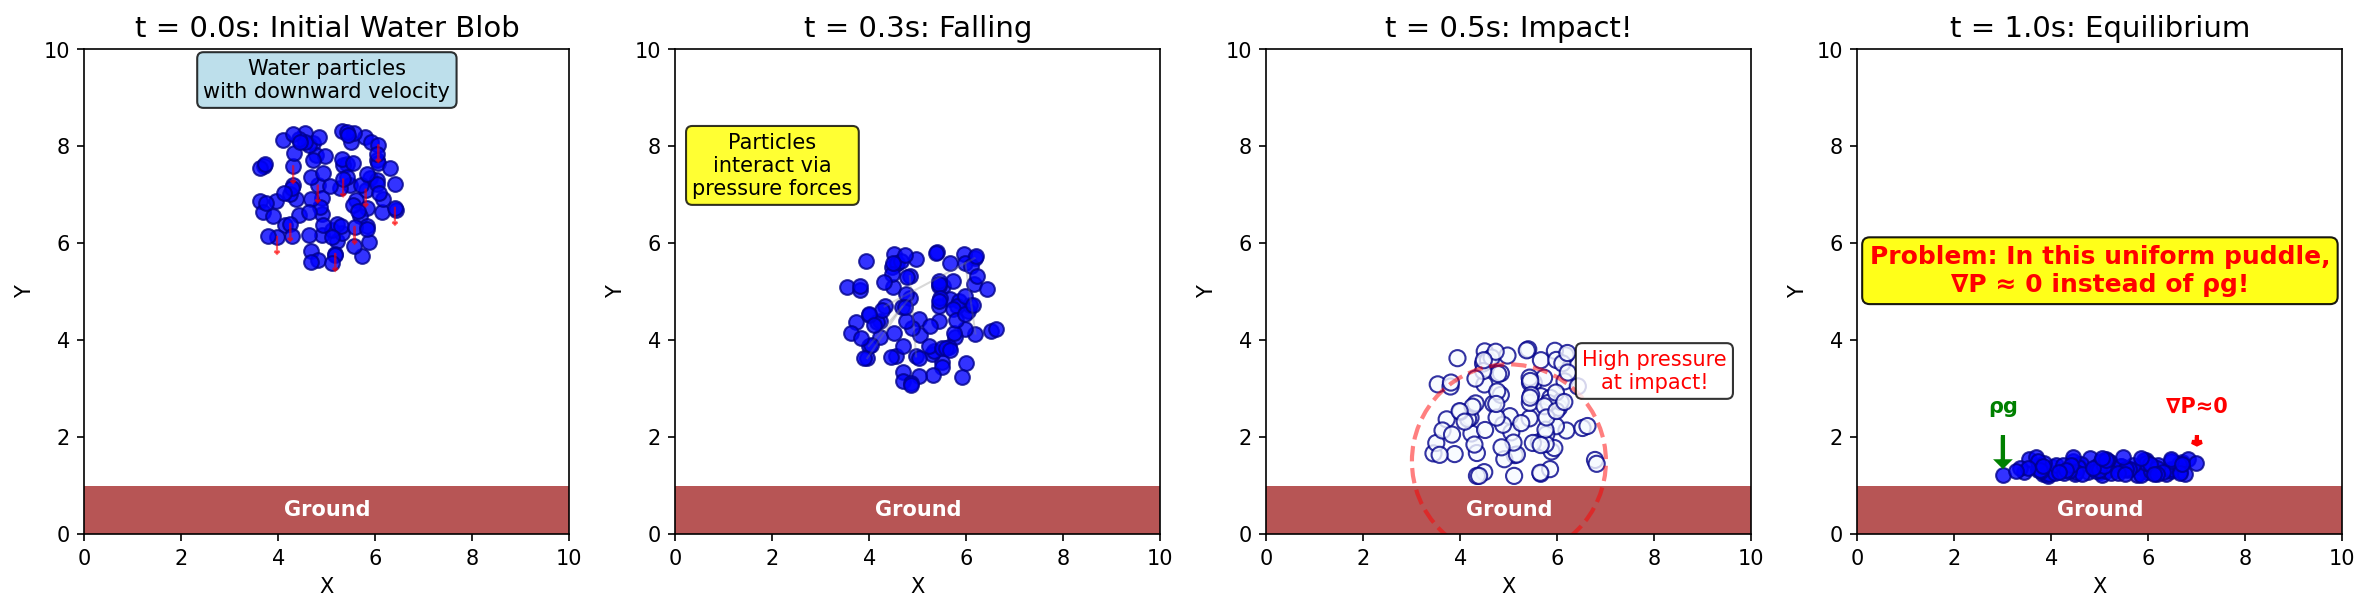

Python code for this plot:
"""Simple visualization of water falling in SPH."""

import numpy as np
import matplotlib.pyplot as plt
from matplotlib.patches import Circle, Rectangle


def create_water_fall_sequence():
    """Show water blob falling and splashing."""
    fig, axes = plt.subplots(1, 4, figsize=(16, 5))
    
    # Common settings
    for ax in axes:
        ax.set_xlim(0, 10)
        ax.set_ylim(0, 10)
        ax.set_aspect('equal')
        ax.set_xlabel('X')
        ax.set_ylabel('Y')
        
        # Draw ground
        ground = Rectangle((0, 0), 10, 1, facecolor='brown', alpha=0.8)
        ax.add_patch(ground)
        ax.text(5, 0.5, 'Ground', ha='center', va='center', color='white', fontweight='bold')
    
    # Time 1: Initial blob
    ax = axes[0]
    ax.set_title('t = 0.0s: Initial Water Blob', fontsize=14)
    
    # Draw water particles in circular blob
    np.random.seed(42)
    n_particles = 100
    center = [5, 7]
    radius = 1.5
    
    # Generate particles in circle
    angles = np.random.uniform(0, 2*np.pi, n_particles)
    radii = radius * np.sqrt(np.random.uniform(0, 1, n_particles))
    x = center[0] + radii * np.cos(angles)
    y = center[1] + radii * np.sin(angles)
    
    ax.scatter(x, y, c='blue', s=50, alpha=0.8, edgecolors='darkblue')
    
    # Add velocity arrows
    for i in range(0, n_particles, 10):
        ax.arrow(x[i], y[i], 0, -0.3, head_width=0.1, head_length=0.05,
                fc='red', ec='red', alpha=0.6)
    
    ax.text(5, 9, 'Water particles\nwith downward velocity', ha='center',
            bbox=dict(boxstyle='round', facecolor='lightblue', alpha=0.8))
    
    # Time 2: Falling
    ax = axes[1]
    ax.set_title('t = 0.3s: Falling', fontsize=14)
    
    # Particles have fallen and spread slightly
    y_fall = y - 2.5
    x_spread = x + np.random.normal(0, 0.2, n_particles)
    
    ax.scatter(x_spread, y_fall, c='blue', s=50, alpha=0.8, edgecolors='darkblue')
    
    # Show some particle interactions
    for i in range(5):
        j = i + 20
        if j < n_particles:
            ax.plot([x_spread[i], x_spread[j]], [y_fall[i], y_fall[j]], 
                   'gray', alpha=0.3, linewidth=1)
    
    ax.text(2, 7, 'Particles\ninteract via\npressure forces', ha='center',
            bbox=dict(boxstyle='round', facecolor='yellow', alpha=0.8))
    
    # Time 3: Impact
    ax = axes[2]
    ax.set_title('t = 0.5s: Impact!', fontsize=14)
    
    # Particles hit ground and spread
    y_impact = np.maximum(1.2, y_fall - 2)
    x_impact = x_spread + np.where(y_impact < 2, 
                                   np.random.normal(0, 1, n_particles), 
                                   0)
    
    # Color by speed
    speeds = np.sqrt((x_impact - x_spread)**2 + (y_impact - y_fall)**2)
    scatter = ax.scatter(x_impact, y_impact, c=speeds, s=60, 
                        cmap='Blues_r', alpha=0.8, edgecolors='darkblue',
                        vmin=0, vmax=2)
    
    # Show pressure waves
    circle1 = Circle([5, 1.5], 2, fill=False, edgecolor='red', 
                    linewidth=2, alpha=0.5, linestyle='--')
    ax.add_patch(circle1)
    
    ax.text(8, 3, 'High pressure\nat impact!', ha='center', color='red',
            bbox=dict(boxstyle='round', facecolor='white', alpha=0.8))
    
    # Time 4: Spread
    ax = axes[3]
    ax.set_title('t = 1.0s: Equilibrium', fontsize=14)
    
    # Particles have spread into puddle
    x_final = np.clip(x_impact + np.random.normal(0, 0.5, n_particles), 1, 9)
    y_final = np.ones_like(x_final) * 1.3 + np.random.uniform(-0.1, 0.3, n_particles)
    
    ax.scatter(x_final, y_final, c='blue', s=50, alpha=0.8, edgecolors='darkblue')
    
    # Show equilibrium issue
    ax.text(5, 5, 'Problem: In this uniform puddle,\n∇P ≈ 0 instead of ρg!', 
            ha='center', color='red', fontsize=12, fontweight='bold',
            bbox=dict(boxstyle='round', facecolor='yellow', alpha=0.9))
    
    # Add arrow showing gravity but no pressure gradient
    ax.arrow(3, 2, 0, -0.5, head_width=0.2, head_length=0.1,
            fc='green', ec='green', linewidth=2)
    ax.text(3, 2.5, 'ρg', ha='center', color='green', fontweight='bold')
    
    ax.arrow(7, 2, 0, -0.1, head_width=0.2, head_length=0.05,
            fc='red', ec='red', linewidth=2)
    ax.text(7, 2.5, '∇P≈0', ha='center', color='red', fontweight='bold')
    
    plt.tight_layout()
    return fig


def create_sph_algorithm_flow():
    """Show the SPH algorithm flow."""
    fig, ax = plt.subplots(figsize=(10, 8))
    ax.set_xlim(0, 10)
    ax.set_ylim(0, 10)
    ax.axis('off')
    
    # Title
    ax.text(5, 9.5, 'SPH Algorithm Flow', ha='center', fontsize=18, fontweight='bold')
    
    # Boxes for steps
    steps = [
        (5, 8, "1. Find Neighbors\nFor each particle, find all\nparticles within radius h"),
        (5, 6.5, "2. Compute Density\nρᵢ = Σⱼ mⱼ W(|rᵢ - rⱼ|)"),
        (5, 5, "3. Compute Pressure\nP = k(ρ - ρ₀)"),
        (5, 3.5, "4. Compute Forces\nF = -∇P + ρg"),
        (5, 2, "5. Update Velocity & Position\nv += F/ρ · dt, x += v · dt"),
    ]
    
    for x, y, text in steps:
        # Draw box
        box = Rectangle((x-2, y-0.6), 4, 1.2, 
                       facecolor='lightblue', edgecolor='black', linewidth=2)
        ax.add_patch(box)
        ax.text(x, y, text, ha='center', va='center', fontsize=11)
        
        # Draw arrow to next step
        if y > 2:
            ax.arrow(x, y-0.6, 0, -0.3, head_width=0.2, head_length=0.1,
                    fc='black', ec='black')
    
    # Add feedback arrow
    ax.arrow(7, 2, 0, 5.5, head_width=0.2, head_length=0.1,
            fc='gray', ec='gray', linewidth=2)
    ax.text(7.5, 5, 'Repeat', ha='left', va='center', color='gray', fontsize=12)
    
    # Add notes
    ax.text(1, 0.5, 'Key Issue: Step 3 gives ∇P = k∇ρ = 0 in uniform density!',
            color='red', fontsize=12, fontweight='bold',
            bbox=dict(boxstyle='round', facecolor='yellow', alpha=0.8))
    
    return fig


if __name__ == "__main__":
    # Create water fall sequence
    print("Creating water fall visualization...")
    fig1 = create_water_fall_sequence()
    plt.savefig('sph_water_fall.png', dpi=150, bbox_inches='tight')
    print("Saved sph_water_fall.png")
    plt.close()
    
    # Create algorithm flow
    print("Creating SPH algorithm flow...")
    fig2 = create_sph_algorithm_flow()
    plt.savefig('sph_algorithm.png', dpi=150, bbox_inches='tight')
    print("Saved sph_algorithm.png")
    plt.close()
    
    print("\nDone! Created visualizations showing:")
    print("1. sph_concepts.png - Core SPH concepts")
    print("2. sph_vs_grid.png - Comparison with grid approach")
    print("3. sph_water_fall.png - Water blob falling sequence")
    print("4. sph_algorithm.png - SPH algorithm flow")
    
    print("\nThe visualizations show that SPH:")
    print("- Uses particles that carry mass, velocity, etc")
    print("- Computes density from nearby particles")
    print("- Creates pressure forces between particles")
    print("- Has the SAME hydrostatic problem as grids!")